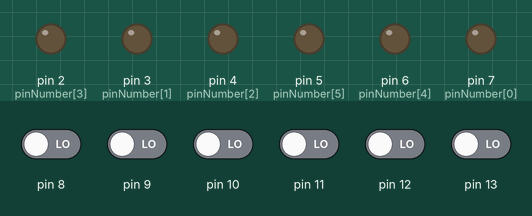
Simulated run of this sketch. Board: Arduino Uno, built with avr-gcc and run on an emulated ATmega328P. Parts: output pins drawn as LEDs (lit = HIGH). The inputs (shaded band) are chosen by the test bench; at power-on: pin 8–13 LOW.

Above: at 1.2 s.
1.3 s: pin 8 driven HIGH
At 2.1 s:
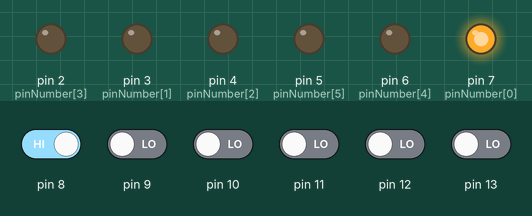
4.3 s: pin 9 driven HIGH
At 4.9 s:
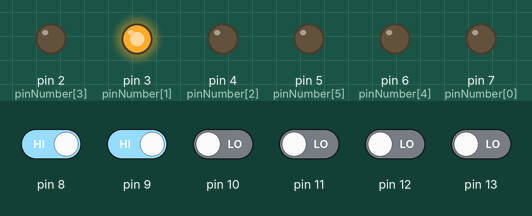
7.3 s: pin 10 driven HIGH
At 9.7 s:
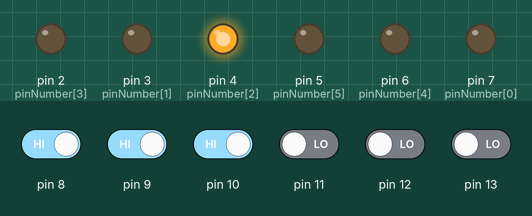
10.3 s: pin 10 driven LOW
At 11.2 s:
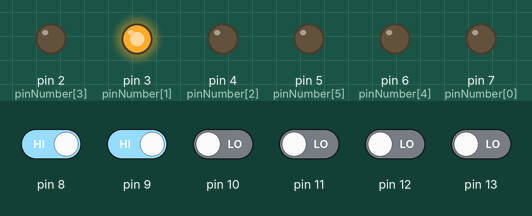
13.3 s: pin 11 driven HIGH
At 16.2 s:
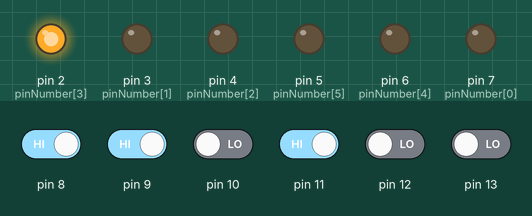
16.3 s: pin 12 driven HIGH
At 19.3 s:
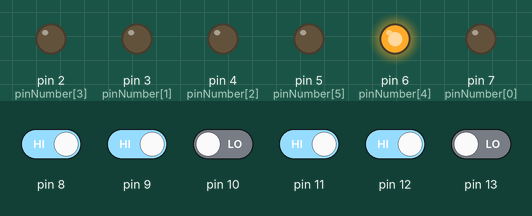
Timing chart, 0 to 20.3 s (numbered marks = the images above; inputs shaded):
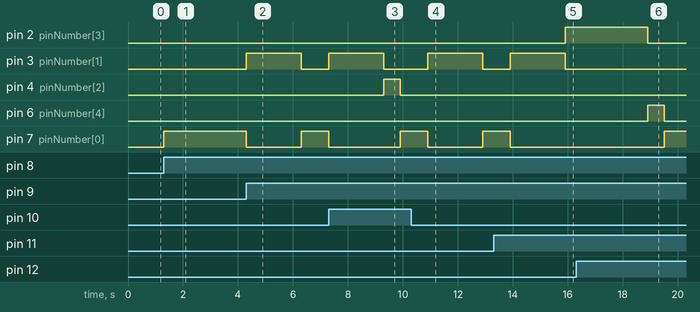

The sketch:

sketch_nov17c.ino
```cpp
const int arraySize = 6;
int pinNumber [] = {7, 3, 4, 2, 6, 5};
int blinkTime [] = {1000, 2000, 600, 3000, 600, 1000};
int val;
void setup() {
  // put your setup code here, to run once:
  Serial.begin(9600);
  for (int i = 0; i < arraySize; i++) {
    pinMode(pinNumber[i], OUTPUT);
  }
  for (int i = 8; i < 14; i++) {
    pinMode(i, INPUT);
  }
}

void loop() {
  // put your main code here, to run repeatedly:
  val = digitalRead(8);
  if (val == HIGH) {
    blinkLED(0);
  }
   val = digitalRead(9);
  if (val == HIGH) {
    blinkLED(1);
  }
  val = digitalRead(10);
  if (val == HIGH) {
    blinkLED(2);
  }
   val = digitalRead(11);
  if (val == HIGH) {
    blinkLED(3);
  }
  val = digitalRead(12);
  if (val == HIGH) {
    blinkLED(4);
  }
   val = digitalRead(13);
  if (val == HIGH) {
    blinkLED(5);
  }
}

void blinkLED(int pin) {
  digitalWrite(pinNumber[pin], HIGH);
  delay(blinkTime[pin]);
  digitalWrite(pinNumber[pin], LOW);
}
```

Measured:
- after the input at 1.3 s, pin 7 (pinNumber[0]): LOW → HIGH at once
- after the input at 4.3 s, pin 3 (pinNumber[1]): LOW → HIGH at once, → LOW 2.0 s later; pin 7 (pinNumber[0]): HIGH → LOW at once, → HIGH 2.0 s later
- after the input at 7.3 s, pin 4 (pinNumber[2]): LOW → HIGH after 2.0 s, → LOW 0.60 s later
- after the input at 10.3 s, pin 4 (pinNumber[2]): stays LOW (without the input it goes to HIGH after 2.6 s)
- after the input at 13.3 s, pin 2 (pinNumber[3]): LOW → HIGH after 2.6 s; pin 7 (pinNumber[0]): goes on until 13.9 s, then stays LOW
- after the input at 16.3 s, pin 3 (pinNumber[1]): stays LOW (without the input it goes to HIGH after 3.6 s); pin 6 (pinNumber[4]): LOW → HIGH after 2.6 s, → LOW 0.60 s later
